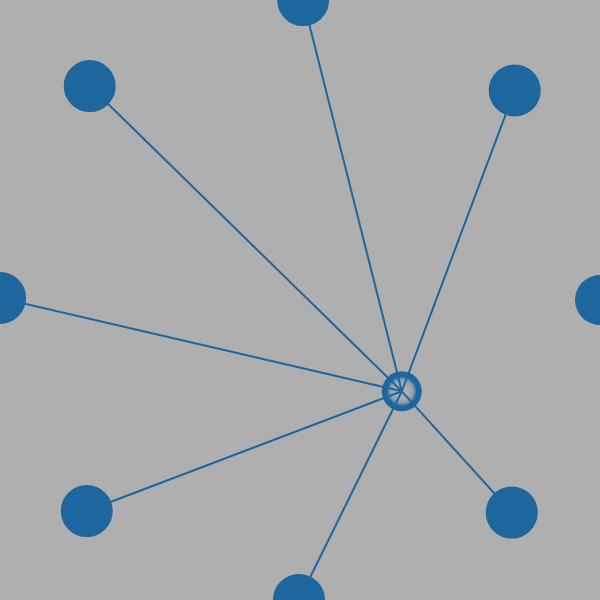
Frame 1 (no input)
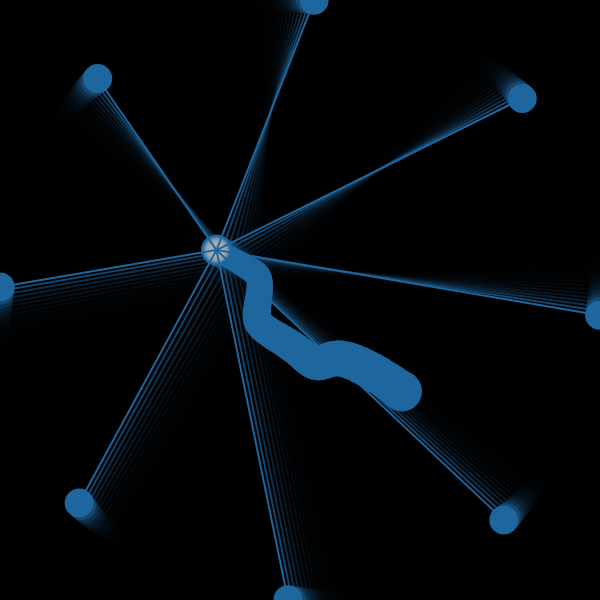
Frame 60 (no input)
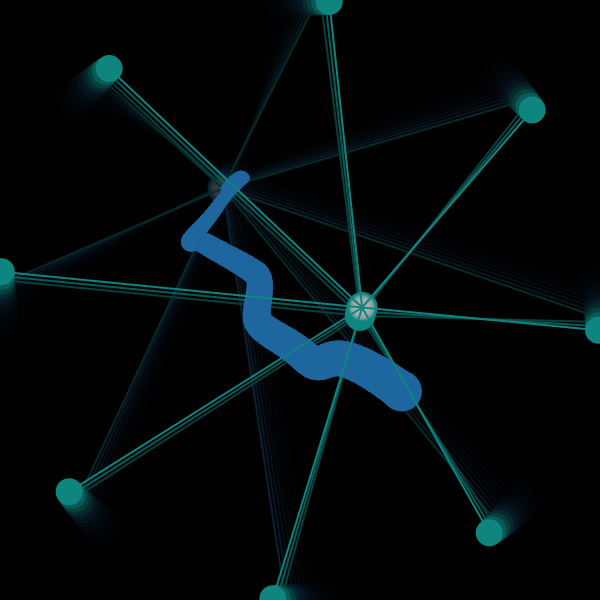
Frame 120 (the mouse pressed at the canvas centre since frame 60)

The p5.js sketch that drew these frames (run headless with seeded random() and noise() and a simulated clock; from frame 60 on, the mouse is pressed at the canvas centre):

// p5.js sketch
// ── sketch.js
let x,y,d,xSpeed,ySpeed;
let r,g,b;
let xOff;
let canvas2;
let x2,y2,d2,incr;

function setup() {
  //Creating Canvas and Settings
  createCanvas(600, 600);
  canvas2 = createGraphics(600,600)
  canvas2.clear()
  noStroke();
  canvas2.noStroke()
  angleMode(DEGREES)
  
  //Initializing Variables
  d = 40;
  xOff=0;
  r = random(0,60)
  g = random(132,208)
  b = random(155,255)
  x2=0
  y2=0
  d2=50
  incr=-1
}

function draw() {

    if(frameCount<2500){
      
    interstingPaint();
    }
    circular(); 
    background(0,80);

}

function interstingPaint(){
  //Canvas 2 Painting

  x = noise(xOff)
  y = noise(xOff+2)
  x=map(x,0,1,0,width)
  y=map(y,0,1,0,height)
  xOff += 0.01;
  canvas2.fill(r,g,b);
  canvas2.circle(x,y,d);
  d-=0.3;
  
  //Resets
  if(d<5){
    xOff+=1
    d=30
    r = random(0,60)
    g = random(132,208)
    b = random(155,255)
  }
}

function circular(){
  
  let numCirc = 8;
  fill(r,g,b)
  image(canvas2,0,0)
 
  if(frameCount<2500){
   
  //red laser effect
  for(let i = 0; i<30; i++){
    push()
    fill(255,255,255,100-i*2)  
    circle(x,y,i);
    pop() 
  }

    
  for(let i = 0; i<numCirc; i++){ 
    
  //Drawing Cirlces
  
    let cX = cos(x2+i*360/numCirc)*width/2+width/2
    let cY = sin(y2+i*360/numCirc)*height/2+height/2
    circle(cX,cY,d2)
    x2+=0.1
    y2+=0.1
      
     
      //Drawing Lines
      strokeWeight(2)
      line(cX,cY,x,y)
      stroke(r,g,b)
  }  
  
      //Variation in Circle Size
    
      d2 = d2 + incr 
  
      if(d2<10){
        incr = incr * -1
      }
      if(d2>55){
        incr = incr * -1
      }
  }
  else{
    fill(0)
  }
}
